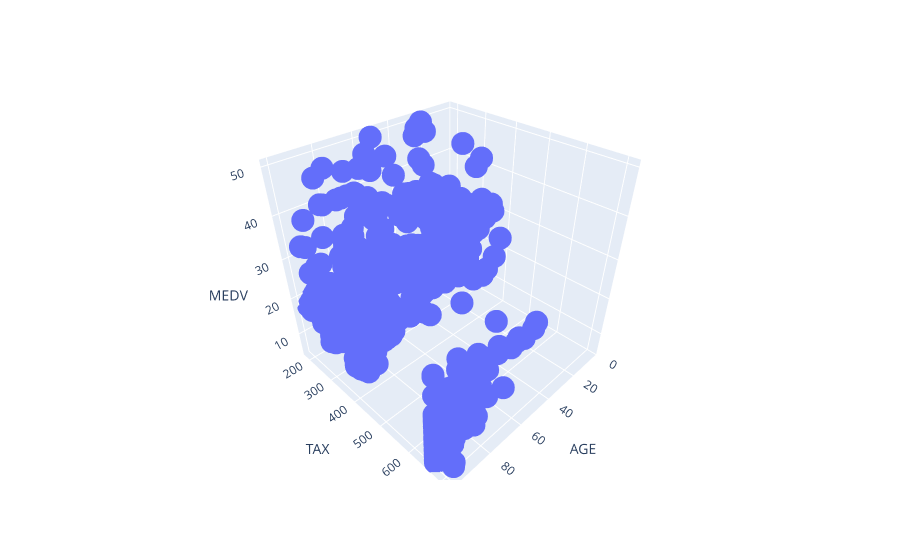

Notebook code for this chart:
### Code cell
fig = px.scatter_3d(df, x = 'AGE', y = 'TAX', z = 'MEDV')
fig.show()

### Figure 1 — Plotly figure (JSON) as saved in the notebook; plotly's stock layout.template omitted (floating-point values rounded to 4 significant figures; data arrays with more than 128 entries replaced by an {"elided": "..."} marker saying what was removed)
{"data": [{"hovertemplate": "AGE=%{x}<br>TAX=%{y}<br>MEDV=%{z}<extra></extra>", "legendgroup": "", "marker": {"color": "#636efa", "symbol": "circle"}, "mode": "markers", "name": "", "scene": "scene", "showlegend": false, "type": "scatter3d", "x": {"elided": "506 float values"}, "y": {"elided": "506 int values"}, "z": {"elided": "506 float values"}}], "layout": {"legend": {"tracegroupgap": 0}, "margin": {"t": 60}, "scene": {"domain": {"x": [0, 1], "y": [0, 1]}, "xaxis": {"title": {"text": "AGE"}}, "yaxis": {"title": {"text": "TAX"}}, "zaxis": {"title": {"text": "MEDV"}}}}}
